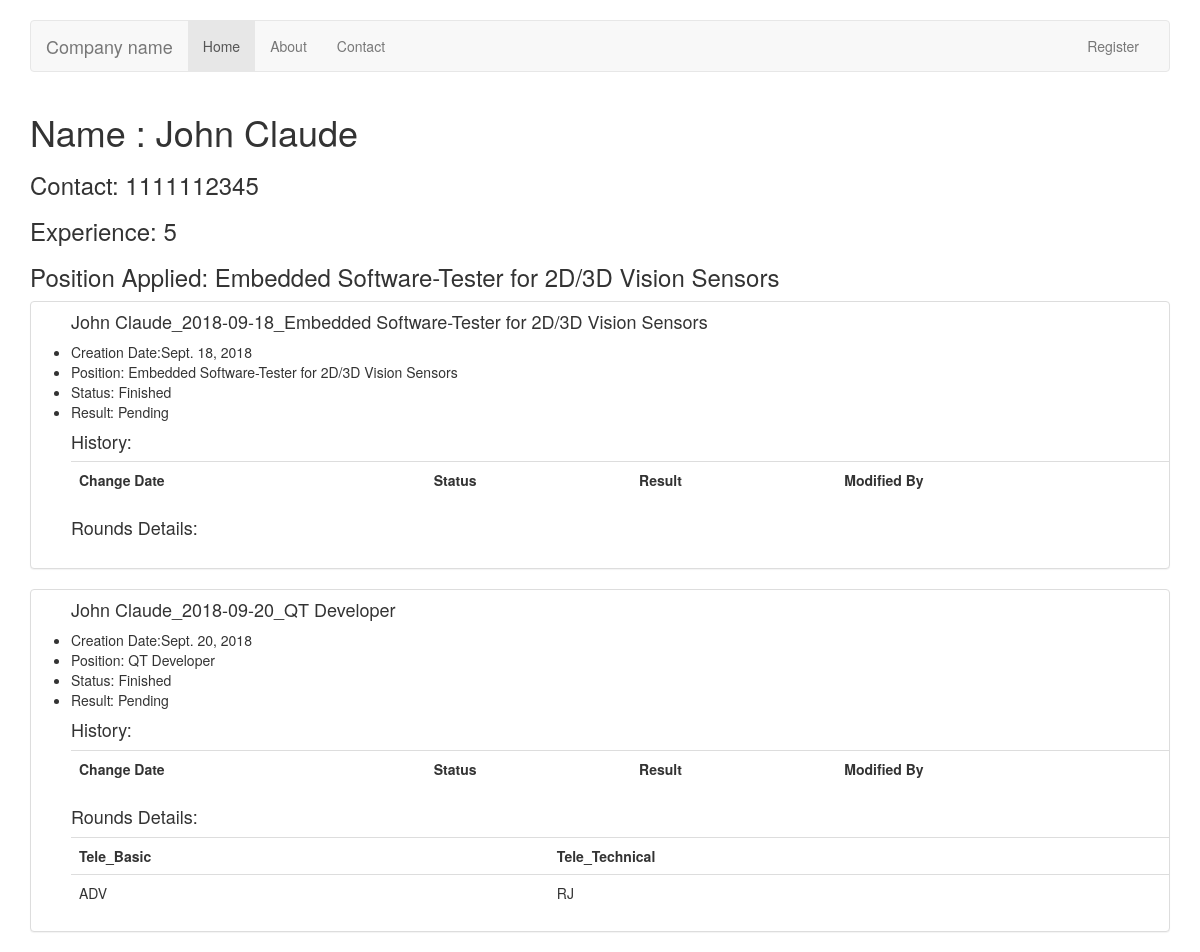
Page /candidateDetails/5/ on the committed database.
### Evaluator/models.py (models this page shows, shortened)
class Candidate(models.Model):
    name = models.CharField(max_length=40)
    contact_validator = RegexValidator(regex='\d+')
    contact_primary = models.CharField(max_length=20, validators=[contact_validator], null=True)
    experience = models.PositiveIntegerField()
    position_applied = models.ForeignKey(Position)
    def __str__(self):  # __unicode__ on Python 2
        return self.name

class Position(models.Model):
    name = models.CharField(max_length=50)
    id_code = models.CharField(max_length=10)
    exp_needed = models.PositiveIntegerField(default=0)
    technology = models.TextField(default='')
    location = models.CharField(max_length=100, default='Pune')
    type_choices = (
        ('P', 'Permanent'),
        ('T', 'Temporary'),
        ('I', 'Intern'),
                     )
    j_type = models.CharField( # This field can be shown in template as get_status_display
                        max_length=1,
                        choices=type_choices,
                        default='P'
                             )
    def __str__(self):  # __unicode__ on Python 2
        return self.name

class Interview(models.Model):
    candidate = models.ForeignKey(Candidate)
    date = models.DateField()
    position = models.ForeignKey(Position)
    question_set = models.ForeignKey(QuestionSet, null=True, blank=True)
    history = HistoricalRecords()
    status_choices = (
        ('AC', 'Active'),
        ('CN', 'Cancelled'),
        ('FN', 'Finished'),
                     )
    status = models.CharField( # This field can be shown in template as get_status_display
                        max_length=2,
                        choices=status_choices,
                        default='AC'
                             )
    result_choices = (
        ('S', 'Selected'),
        ('R', 'Rejected'),
        ('J', 'Joined'),
        ('DNJ', 'Did Not Join'),
        ('TBD', 'Pending'),
                    )
    result = models.CharField( # This field can be shown in template as get_result_display
        max_length=3,
        choices=result_choices,
        default='TBD'
    )
    def __str__(self):  # __unicode__ on Python 2
        return "{0}_{1}_{2}".format(self.candidate, str(self.date), self.position)

class Round(models.Model):
    name = models.CharField(max_length=100)
    date = models.DateField()
    contact_time = models.TimeField(default=timezone.now)
    assignee = models.ForeignKey(User)
    interview = models.ForeignKey(Interview)
    created_at = models.DateTimeField(default=datetime.now, editable=False)
    modified_on = models.DateTimeField(default=datetime.now, editable=False)
    type_choices = (
        ('U', 'Undecided'),
        ('F2F', 'Face to Face'),
        ('SKYPE', 'Skype Call'),
        ('TP', 'Telephonic'),
        ('VC', 'Client Video Call'),
        ('FD', 'Final Discussion'),
        ('HR', 'HR Discussion'),
        ('Other', 'Other Types'),
                    )
    round_type = models.CharField( # This field can be shown in template as get_status_display
                        max_length=10,
                        choices=type_choices,
                        default='U'
                             )
    result_choice = (
        ('ADV', 'Advanced'),
        ('RJ', 'Rejected'),
        ('CN', 'Cancelled'),
        ('DNA', 'Did Not Appear'),
        ('DNO', 'Did Not Accept Offer'),
        ('RS', 'Rescheduled'),
        ('W', 'Waiting'),
        ('S', 'Selected'),
        ('OH', 'On Hold'),
                    )
    result = models.CharField( # This field can be shown in template as get_status_display
                        max_length=5,
                        choices=result_choice,
                        default='W'
                             )

### Evaluator/views.py (the view)
# urls.py: url(r'^candidateDetails/(?P<candidate_pk>\d+)/$', views.candi_details, name='candi_details'),
def candi_details(request, candidate_pk):
    candidate = Candidate.objects.get(pk=candidate_pk)
    interviews = Interview.objects.filter(candidate=candidate)
    args = {'candidate': candidate, 'interviews': interviews}
    return render(request, 'candi_details.html', args)

### Evaluator/templates/candi_details.html (shortened to what this page needs)
{% extends 'base.html' %}
{% block content %}
<h1>Name : {{ candidate.name }}</h1>
<h3>Contact: {{ candidate.contact_primary }}</h3>
<h3>Experience: {{ candidate.experience }}</h3>
<h3>Position Applied: {{ candidate.position_applied }}</h3>
{% for interview in interviews %}
    <div class="panel panel-default">
        <ul>
            <h4>{{ interview }}</h4>
            <li>Creation Date:{{ interview.date }}</li>
            <li>Position: {{ interview.position }}</li>
            <li>Status: {{ interview.get_status_display }}</li>
            <li>Result: {{ interview.get_result_display }}</li>
            <h4>History:</h4>
        <table class="table">
            <tr>
                <th>Change Date</th>
                <th>Status</th>
                <th>Result</th>
                <th>Modified By</th>
            </tr>
        </table>
        <h4>Rounds Details: </h4>
        <table class="table">
            <tr>
            {% for round in interview.round_set.all %}
                <th>{{ round.name }}</th>
            {% endfor %}
            </tr>
            <tr>
            {% for round in interview.round_set.all %}
                <td>{{ round.result }}</td>
            {% endfor %}
            </tr>
        </table>
        </ul>
    </div>
{% endfor %}
{% endblock %}

### Evaluator/templates/base.html (shortened to what this page needs)
<!DOCTYPE html>
<html lang="en">
{% load static %}
<head>
    <link rel="stylesheet" href="https://maxcdn.bootstrapcdn.com/bootstrap/3.3.7/css/bootstrap.min.css" >
</head>
<body>
    <br>
                <div class="container">
                <nav class="navbar navbar-default">
                <div class="container-fluid">
                  <div class="navbar-header">
                    <a class="navbar-brand" href="">Company name</a>
                  </div>
                  <div id="navbar" class="navbar-collapse collapse">
                    {% if user.is_authenticated %}
                    <ul class="nav navbar-nav">
                      <li class="active"><a href="/profile">Home</a></li>
                      <li><a href="/profile/edit">Edit Profile</a></li>
                      <li><a href="#">Contact</a></li>
                    </ul>
                      <ul class="nav navbar-nav">
			      <li><a href="{% url 'Evaluator:question_list' %}">Question</a></li>
                    </ul>
                    <ul class="nav navbar-nav navbar-right">
                      <li><a href="/logout">LogOut</a></li>
                    </ul>
                      {% else %}
                      <ul class="nav navbar-nav">
                      <li class="active"><a href="/">Home</a></li>
                      <li><a href="#">About</a></li>
                      <li><a href="#">Contact</a></li>
                    </ul>
                    <ul class="nav navbar-nav navbar-right">
                      <li><a href="/register">Register</a></li>
                    </ul>
                      {% endif %}
                  </div>
                </div>
              </nav>
                </div>
    <div class="container">
    {% block content %}{% endblock %}
    </div>
</body>
</html>

### rows in the picture
Candidate: name "John Claude", contact_primary "1111112345", experience "5", position_applied "Embedded Software-Tester for 2D/3D Vision Sensors"
Interview: candidate+date+position "John Claude_2018-09-18_Embedded Software-Tester for 2D/3D Vision Sensors", date "Sept. 18, 2018", position "Embedded Software-Tester for 2D/3D Vision Sensors", status "Finished", result "Pending"
Interview: candidate+date+position "John Claude_2018-09-20_QT Developer", date "Sept. 20, 2018", position "QT Developer", status "Finished", result "Pending"
Round: name "Tele_Basic", result "ADV"
Round: name "Tele_Technical", result "RJ"
